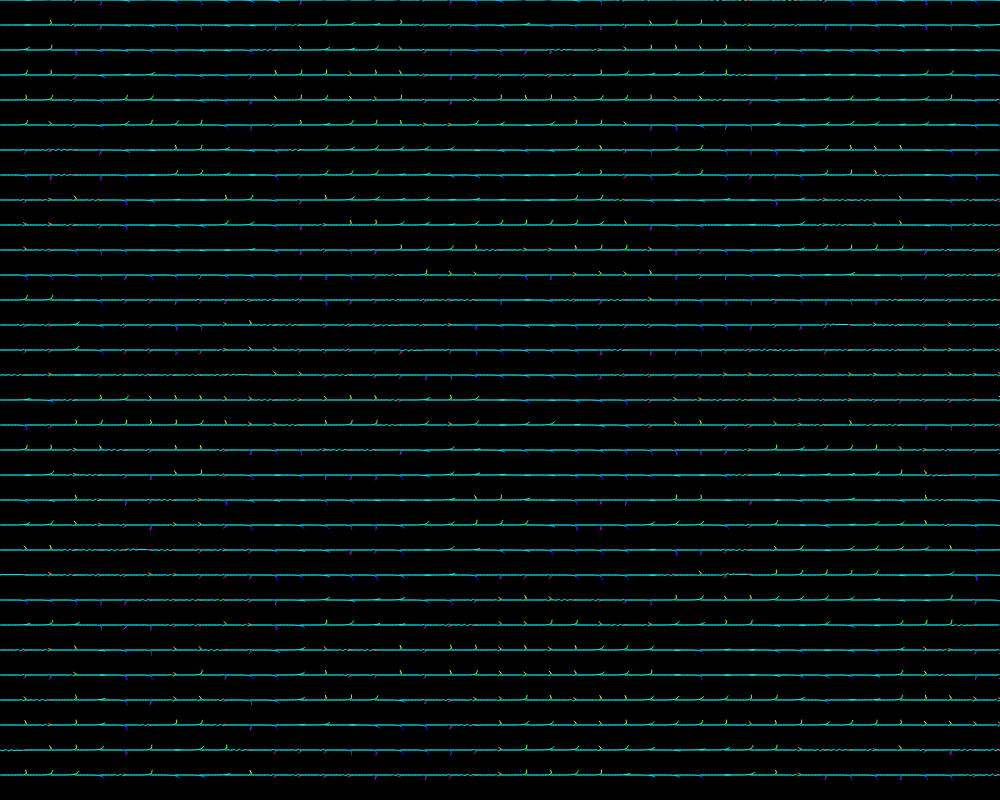
Frame 1 (no input)
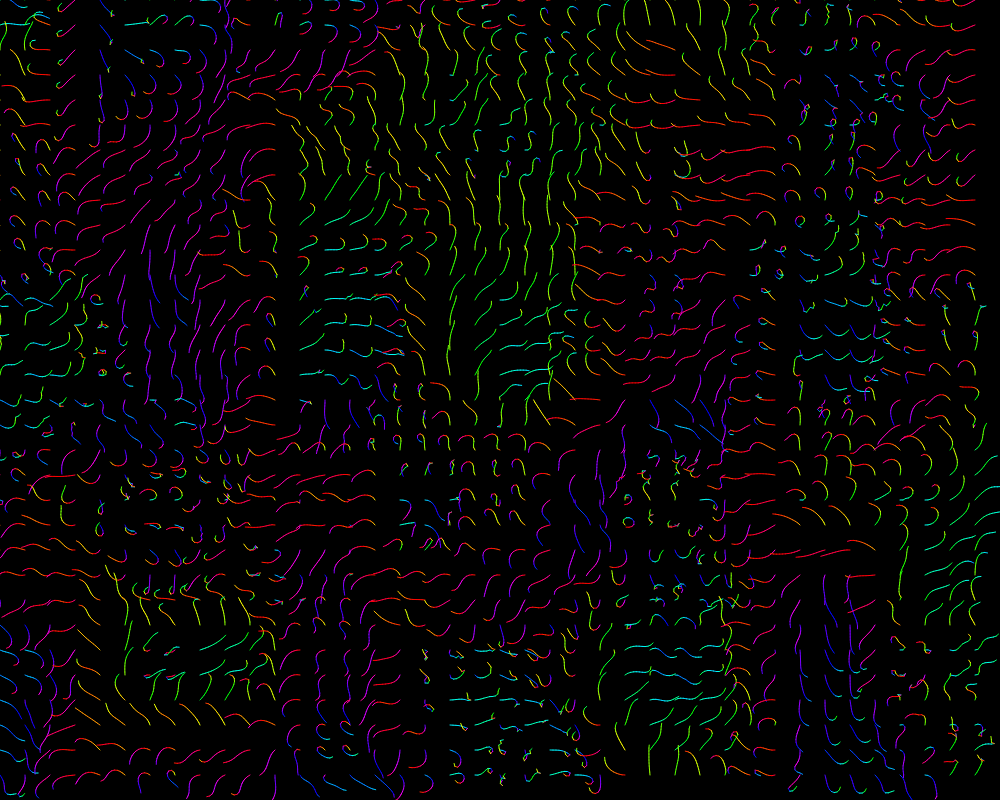
Frame 60 (no input)
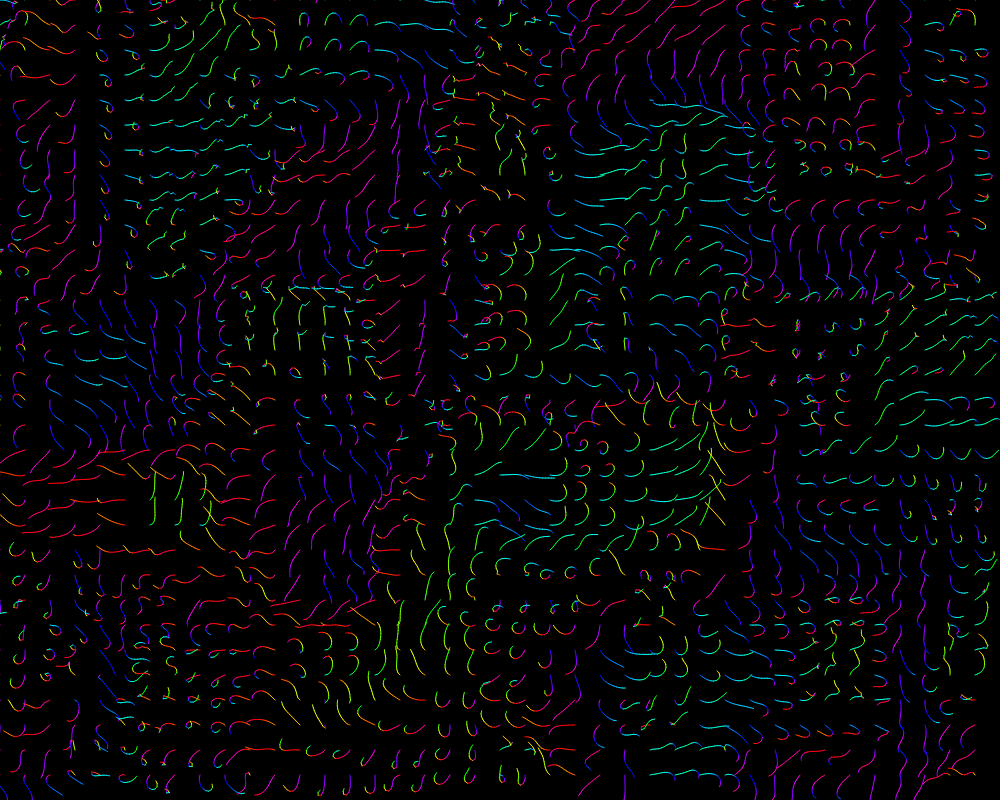
Frame 120 (the mouse pressed at the canvas centre since frame 60)

The p5.js sketch that drew these frames (run headless with seeded random() and noise() and a simulated clock; from frame 60 on, the mouse is pressed at the canvas centre):

// p5.js sketch
// ── sketch.js
var grass = [];
var grassBlades = 40;
var grassSegments = 10;

var innerRadius = 100;
var outerRadius = 400;

var gridScale = 10;
var flowfield;
var time = 0;
var increment = 0.06;

function setup() {
	createCanvas(1000, 800);
	columns = floor(width / gridScale);
	rows = floor(height / gridScale);
	flowfield = new Array(columns * rows);

	for (var x = 0; x < width; x += (width / grassBlades)) {
		for (var y = 0; y < height; y += (width / grassBlades)) {
			grass.push(new Grass(x, y, grassSegments));
		}
	}
}

function draw() {
	background(0);
	colorMode(HSB);

	var xOffset = 0;
	for (var x = 0; x < columns; x += 1) {
		var yOffset = 0;
		for (var y = 0; y < rows; y += 1) {
			var index = x + y * columns;
			var perlinNoise = noise(xOffset, yOffset, time);
			var angle = map(perlinNoise, 0, 1, 0, TWO_PI * 3);
			var vector = p5.Vector.fromAngle(angle);
			vector.setMag(0.1);
			flowfield[index] = vector;
			yOffset += increment;
		}
		xOffset += increment;
	}
	time += 0.05;

	for (var i = 0; i < grass.length; i += 1) {
		var x = floor(grass[i].position.x / gridScale);
		var y = floor(grass[i].position.y / gridScale);
		var index = x + y * columns;
		var currentVector = flowfield[index];
		if (currentVector != null) {
			grass[i].show(p5.Vector.fromAngle(currentVector.heading()));
		}

	}
}

// ── Grass.js
class Grass {
  constructor(x, y, length) {
    this.length = length;
    this.position = createVector(x, y);
    this.segments = [];
    this.segments[0] = new Segment({"position": createVector(this.position.x, this.position.y)}, 3);

    for (var i = 1; i < this.length; i += 1) {
      this.segments.push(new Segment({"parent": this.segments[i - 1], "segmentNumber": i + 2}, 3));
  	}
  }

  show(vector) {
    this.endSegment = this.segments[this.length - 1];
    this.endSegment.follow({'angle': vector.heading()});
    this.endSegment.update();

    for (var i = this.length - 2; i >= 0; i -= 1) {
       this.segments[i].follow({'target': this.segments[i + 1].position});
       this.segments[i].update();
    }
    this.segments[0].setBasePosition(this.position);
    for (var i = 1; i < this.length; i += 1) {
      this.segments[i].setBasePosition(this.segments[i-1].secondPos);
    }
    for (var i = 0; i < this.length; i += 1) {
      this.segments[i].show();
    }
  }
}

// ── Segment.js
class Segment {
  constructor(param, length) {
    if (param['parent']) {
      this.position = param['parent'].secondPos.copy();
    } else {
      this.position = param['position'];
    }
    if (param['segmentNumber']) {
      this.segmentNumber = param['segmentNumber'];
    } else {
      this.segmentNumber = 1;
    }
    this.angle = 0;
    this.length = length;
    this.secondPos = this.calculateSecondPos(this.position);
    this.previousSecondPos = this.secondPos;
  }

  follow(params) {
    if (params['target']) {
      var target = params['target'].copy();
      var direction = p5.Vector.sub(target, this.position);

      this.angle = direction.heading();
      direction.setMag(this.length);
      direction.mult(-1);
      this.position = p5.Vector.add(target, direction);
    }
    if (params['angle']) {
      var target = p5.Vector.sub(this.position, p5.Vector.fromAngle(params['angle']));
      var direction = p5.Vector.sub(target, this.position);

      this.angle = params['angle'];
      direction.setMag(this.length);
      direction.mult(-1);
      this.position = p5.Vector.add(target, direction);
    }
  }

  show() {
    stroke(map(this.angle, -PI, PI, 0, 360), 360, 360);
    strokeWeight(1);
    line(this.position.x, this.position.y, this.secondPos.x, this.secondPos.y);
  }

  update() {
    this.secondPos = this.calculateSecondPos(this.position);
  }

  setBasePosition(base) {
    this.position = base.copy();
    this.secondPos = this.calculateSecondPos(this.position);
  }

  calculateSecondPos(initialPosition) {
    var changeX = this.length * cos(this.angle);
    var changeY = this.length * sin(this.angle);
    return createVector(initialPosition.x + changeX, initialPosition.y + changeY);
  }
}
